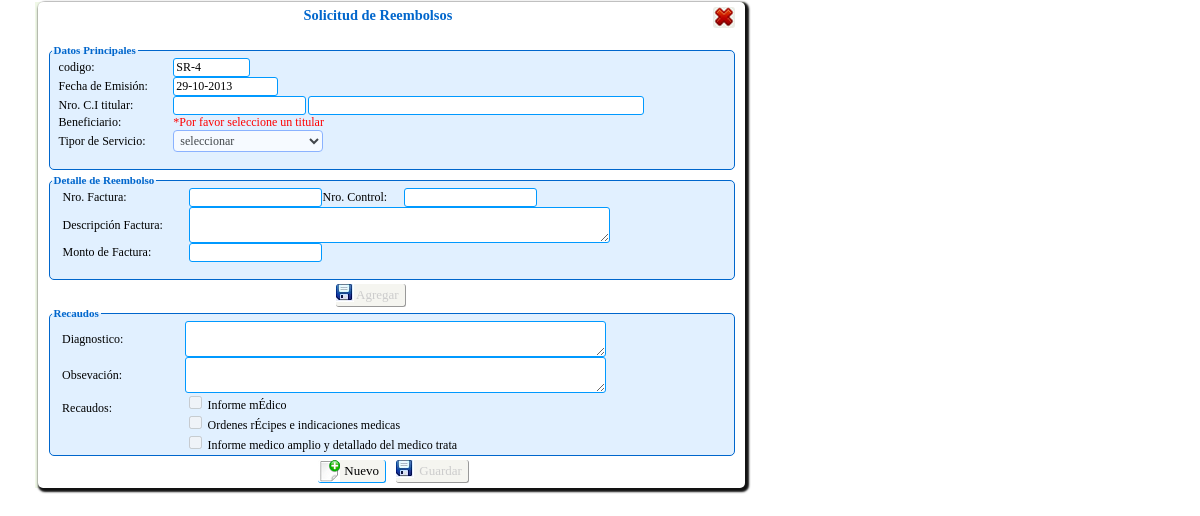
The page /persona/Php/transacciones/solicitud_reembolso/solicitud_reembolso.php (signed in) on the database as committed earlier.
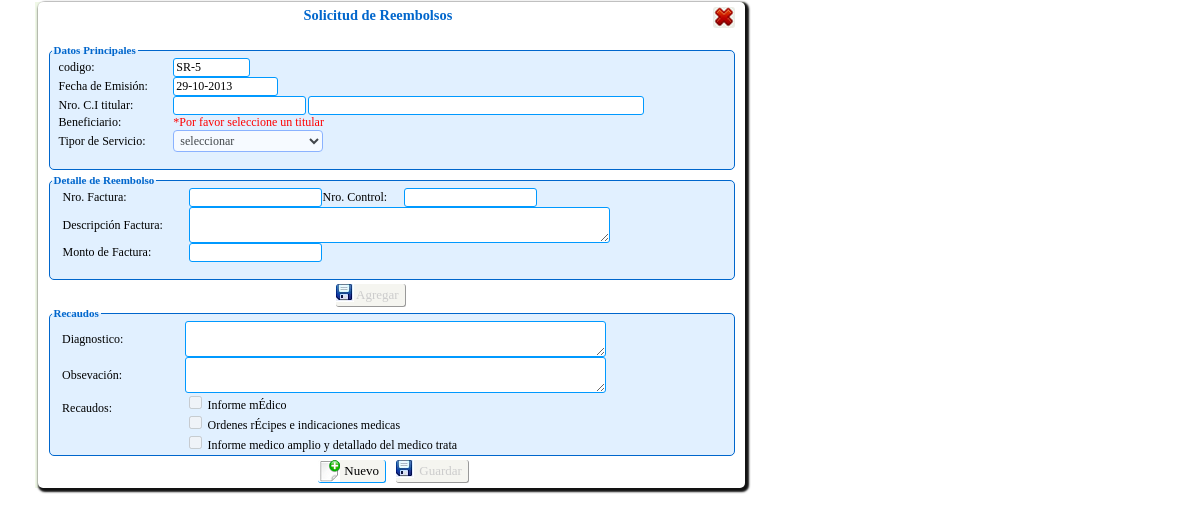
The same page on the database as committed later.
### tables this page shows
CREATE TABLE `tsolicitud_servicio` (
  `id_solicitud` int(11) NOT NULL,
  `id_solicitud_reembolso` int(11) NOT NULL,
  `cod_hoja` char(7) NOT NULL,
  `id_titular` int(11) NOT NULL,
  `id_beneficiario` int(11) NOT NULL,
  `tipo_beneficiario` char(1) NOT NULL,
  `id_servicio` int(11) NOT NULL,
  `id_patologia` int(11) NOT NULL,
  `autorizado` varchar(50) default NULL,
  `ced_autorizado` int(12) default NULL,
  `tratamiento` char(1) default NULL,
  `fecha_ini` date default NULL,
  `fecha_fin` date default NULL,
  `fecha` date NOT NULL,
  `diagnostico` varchar(150) NOT NULL,
  `observacion` varchar(150) default NULL,
  `id_medico` int(11) default NULL,
  `id_proveedor` int(11) default NULL,
  `hora` varchar(20) NOT NULL,
  `estatus` char(1) NOT NULL,
  `motivo_eliminacion` varchar(500) default NULL,
  KEY `id_titular` (`id_titular`),
  KEY `id_beneficiario` (`id_beneficiario`),
  KEY `id_servicio` (`id_servicio`),
  KEY `id_medico` (`id_medico`),
  KEY `id_proveedor` (`id_proveedor`),
  KEY `id_patologia` (`id_patologia`),
  KEY `id_solicitud` (`id_solicitud`)
);

### persona/Clases/clase_solicitud_reembolso.php (called while the page is built, shortened)
<?php
include_once("clase_mysql.php");
class sReembolso extends conectaBDMy{
    public function buscaUltimoID(){
       $sql="SELECT * FROM tsolicitud_servicio ORDER BY id_solicitud_reembolso DESC LIMIT 1";
		return ($cursor= parent::ejecuta_sql($sql));
    }
    public function sig_tupla( $registro )
	{
		return( parent::proxima_tupla( $registro ) );
	}
}
?>

### persona/Clases/clase_mysql.php (called while the page is built, shortened)
<?PHP
class conectaBDMy
{
	private $servidor;
	private $usuario;
	private $password;
	private $conexion;
	function conectaBDMy()
	{
		$this->servidor="localhost";
		$this->usuario="root";
		$this->password="iutep";
		$this->basedatos="bdsas";
	}
	function abrir_BD()
	{
		if ( !($enlace= @mysql_connect( $this->servidor, $this->usuario, $this->password ) ) )
		{
		header("Location: ../html/Error_bd.html");
		}
		$this->conexion=$enlace;
		return true;
	}
	function ejecuta_sql( $query )
	{
		if ( $this->abrir_BD() )
	     return ( mysql_query($query,$this->conexion ) );
	else
	     return null;
	}
  function proxima_tupla($cursor)
  {
	return mysql_fetch_array($cursor);
  }
}
?>

### persona/Php/transacciones/solicitud_reembolso/solicitud_reembolso.php (the view, shortened to what the changed rows need)
<?php
include_once("../../../Clases/clase_solicitud_reembolso.php");
$sReembolso= new sReembolso();
$res=$sReembolso->buscaUltimoID();
$res=$sReembolso->sig_tupla($res);
$compl='SR-';
$idReembolso='0';
if($res){
	$idReembolso=$res['id_solicitud_reembolso']+1;
}else{
	$idReembolso='1';
}
?><!DOCTYPE HTML PUBLIC "-//W3C//DTD HTML 4.01 Transitional//EN" "http://www.w3c.org/TR/1999/REC-html401-19991224/loose.dtd">
<html xmlns="http://www.w3.org/1999/xhtml">
  <head>
 	<link rel="stylesheet" type="text/css" href="../../../Css/estilo2.css" />
    <link rel="stylesheet" type="text/css" href="../../../Css/estilo.css" />
	<link rel="stylesheet" type="text/css" href="../../../Css/jscal2.css" />
    <link rel="stylesheet" type="text/css" href="../../../Css/border-radius.css" />
    <link href="../../../JavaScript/jquery.alerts.css" rel="stylesheet" type="text/css" />
</head>
<body>
<div id="cuerpo">
<form action="" method="POST" id="from_solicitud_reembolso" name="from_solicitud_reembolso">
<table width="692" height="37" border="0" cellpadding="0" cellspacing="0">
    <tr>
      <td width="664" height="37"><h1>Solicitud de Reembolsos</h1></td>
    </tr>
  </table>
  <fieldset>
    <table width="671" border="0" cellpadding="0" cellspacing="0">
    <tr>
      <td width="100"><input name="fecha2" id="fecha2" type="text" size="8" readonly value="<?php echo $compl.''.$idReembolso; ?>"/></td>
    </tr>
    </table>
    </fieldset>
</form>
</div>
</body>
</html>

Rows that differ between the two databases and show on the page:
no longer on this page (row unchanged): tsolicitud_servicio: fecha2 "SR-4"
added tsolicitud_servicio: fecha2 "SR-5"
